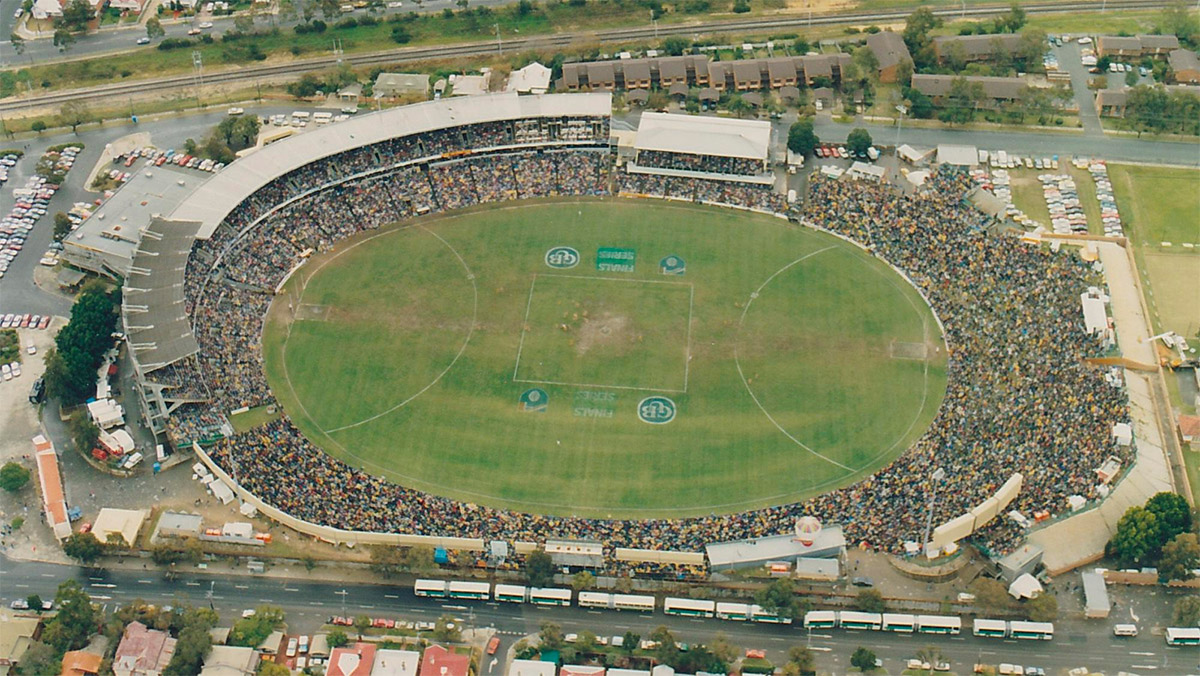
#> input picture .claude/review/subiaco_src/refs/01.jpg, 1200 x 676 px, found by its file name
$ python measureA.py
#> lines starting #> are read from the running program, lines starting #| are printed output that depends on the picture; after the words box and inside, x2 and y2 are one past the last pixel; in counts of white or black regions, pixels touching at a corner belong together
import numpy as np,json,math
from PIL import Image
from subA import *
im=np.array(Image.open('refs/c/01.jpg').convert('RGB')).astype(float);Lm=im.mean(2);sat=im.max(2)-im.min(2)
#> after `Lm = im.mean(2)`:
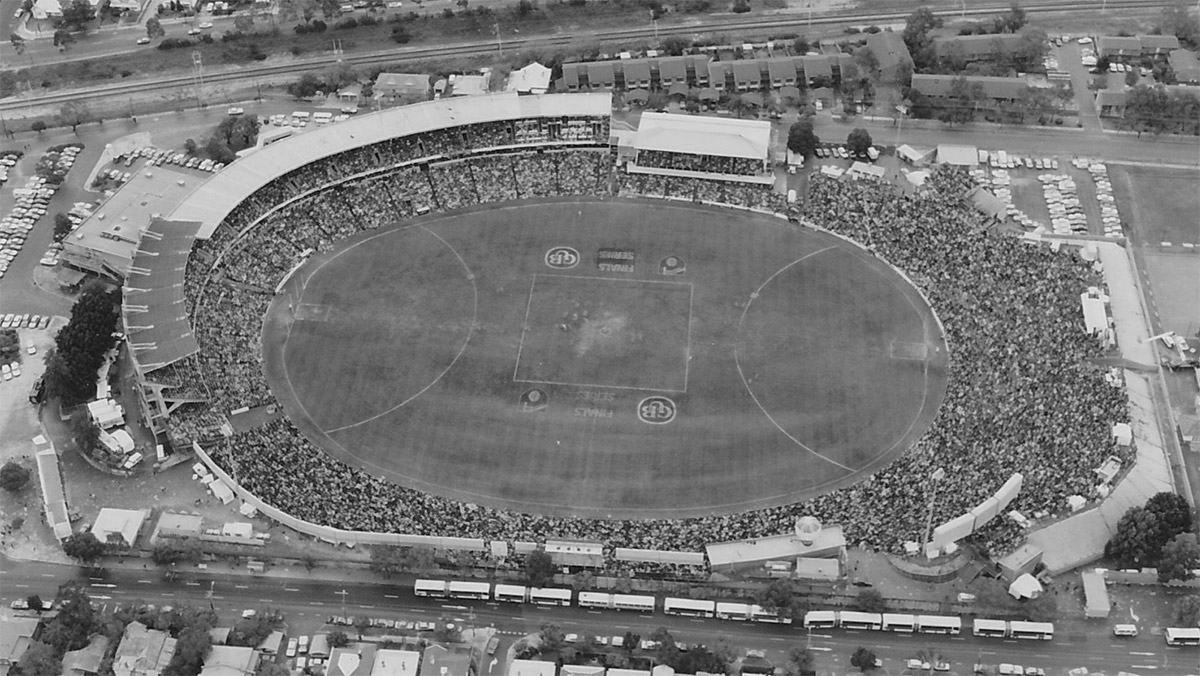
#> Lm: shape (676, 1200) float64; min 0.333, max 254.3, mean 119.6
#> after `sat = im.max(2) - im.min(2)`:
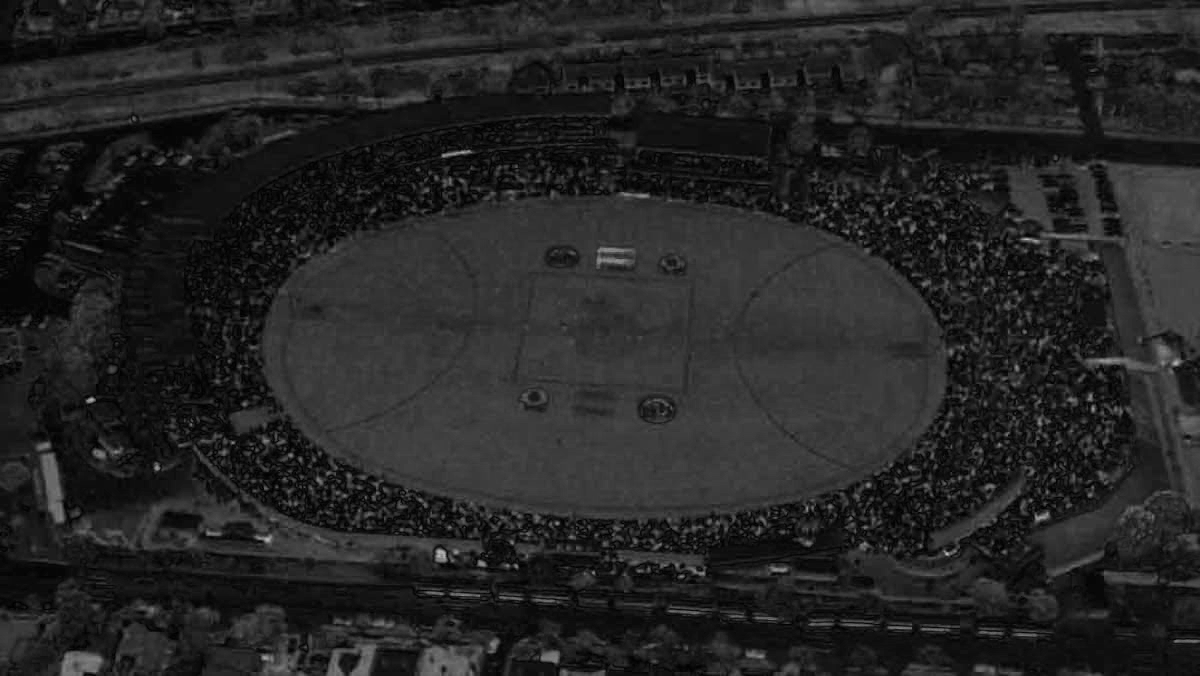
#> sat: shape (676, 1200) float64; min 0, max 190, mean 36.7
roof=(Lm>165)&(sat<45)
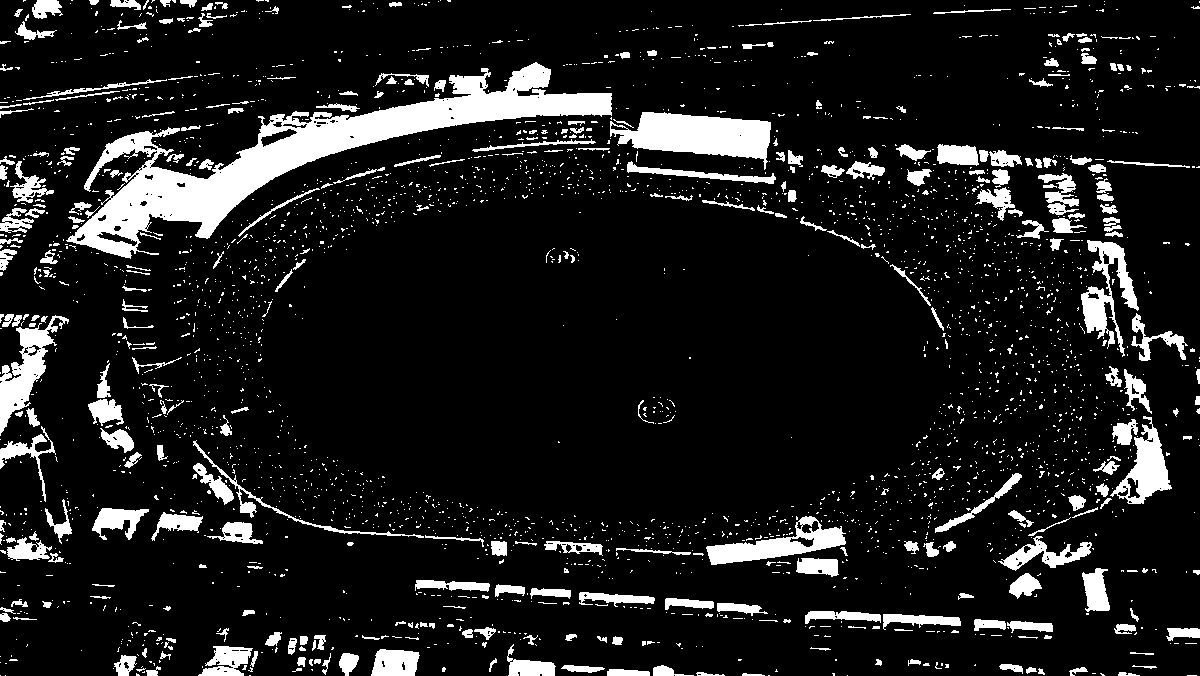
#> roof: shape (676, 1200) bool; 11.4% white; 2995 white regions (2659 under 20 px), largest, box (x1, y1, x2, y2) and area: (66, 62, 612, 259) 23033, (610, 112, 771, 170) 5260, (0, 315, 69, 436) 2666
HR=18.0;GS=[]
for x in range(200,612,6):
    runs=[];s=None
    for y in range(60,260):
        if roof[y,x] and s is None:s=y
        if not roof[y,x] and s is not None:runs.append((s,y-1));s=None
    runs=[r for r in runs if r[1]-r[0]>=10]
    if not runs:continue
    yb,yf=runs[-1]
#> (the run stopped early here; a loop or call above may not have finished)
